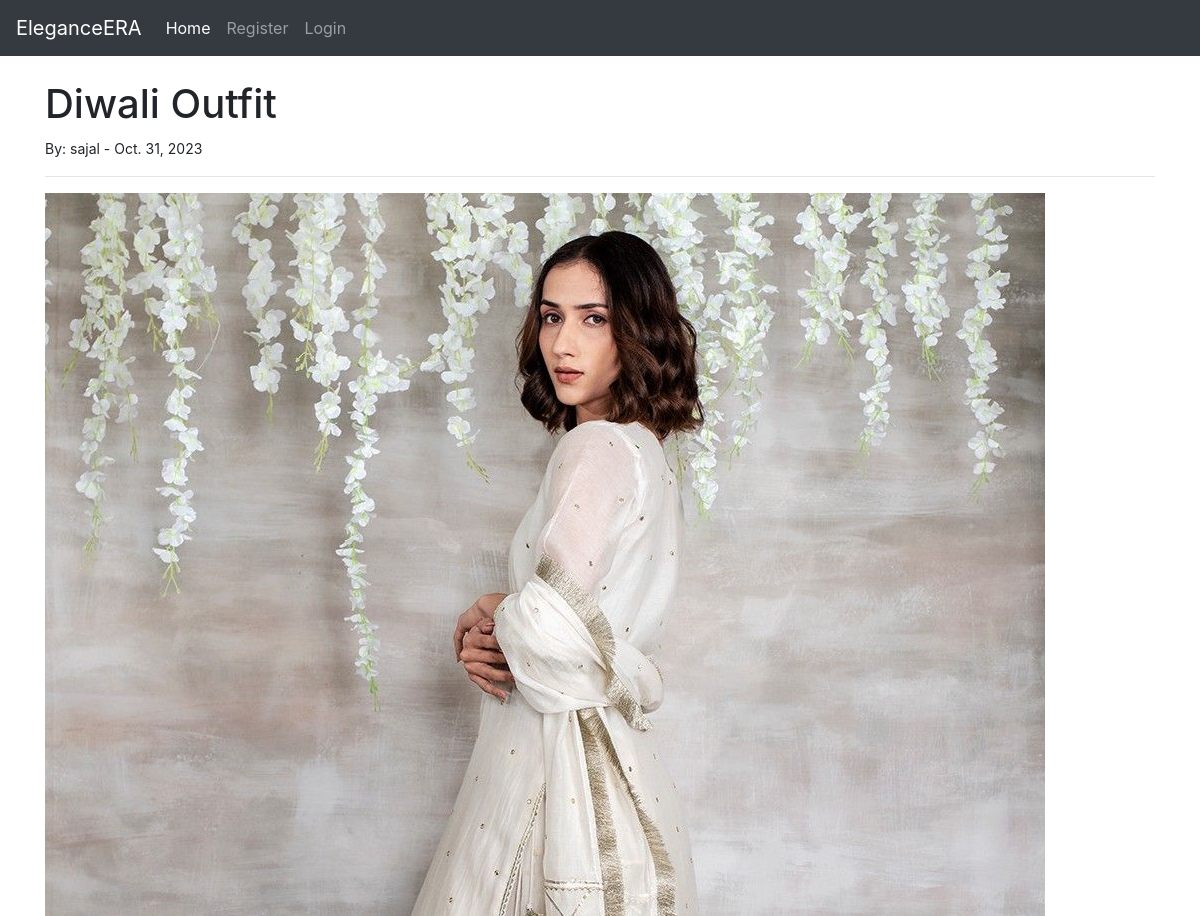
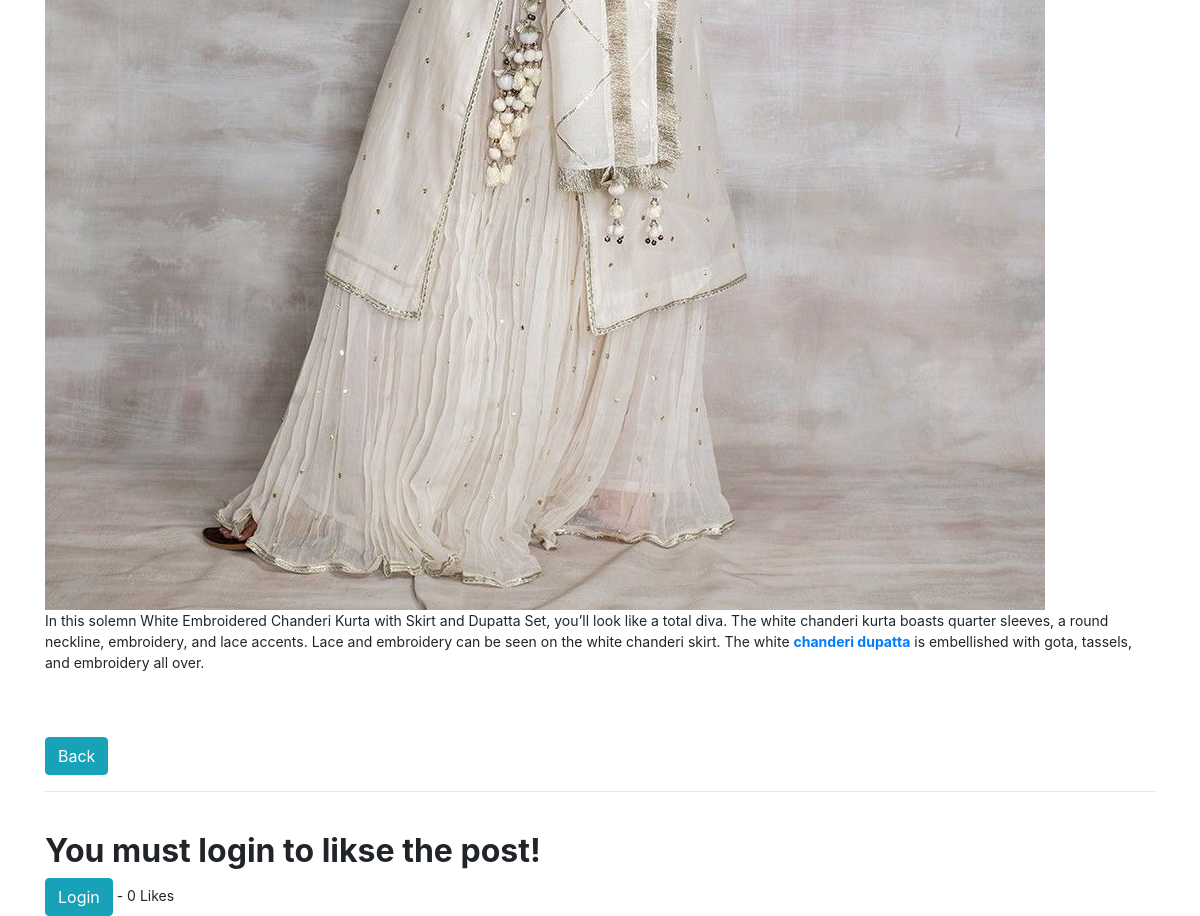
The app's page /article/9 with its own data (2 pictures, top to bottom).
### FashionBlog/models.py (models this page shows, shortened)
class Post(models.Model):
    title = models.CharField(max_length=255)
    header_image = models.ImageField(null=True, blank=True, upload_to="images/")
    title_tag = models.CharField(max_length=255)
    author = models.ForeignKey(User, on_delete=models.CASCADE)
    body = RichTextField(blank=True, null=True)
    snippet = models.CharField(max_length=255, default='this is a fashion blog')
    post_date = models.DateField(auto_now_add=True)
    likes = models.ManyToManyField(User, related_name='blog_posts')
    def total_likes(self):
       return self.likes.count()

### FashionBlog/views.py (the view)
# urls.py: path('article/<int:pk>', articledetailView.as_view(), name = "article_detail" ),
class articledetailView(DetailView):
    model = Post
    template_name = 'article_detail.html'
    def get_context_data(self, *args, **kwargs):
        cat_menu = Category.objects.all()
        context = super(articledetailView, self).get_context_data(*args, **kwargs)
        stuff = get_object_or_404(Post, id=self.kwargs['pk'])
        total_likes = stuff.total_likes()
        liked = False
        if stuff.likes.filter(id=self.request.user.id).exists():
           liked = True
        context["cat_menu"] = cat_menu
        context["total_likes"] = total_likes
        context["liked"] = liked
        return context

### FashionBlog/templates/article_detail.html (shortened to what this page needs)
{% extends 'base.html' %}
{% load static %}
{% block content %}
<h1>{{ post.title }}</h1>
<small> By:
    {{ post.author }} - {{ post.post_date }}
<hr>
{% if post.header_image %}
    <img src="{{ post.header_image.url }}"> <br>
{% endif %}
{{ post.body|safe }}
<br>
<br>
<a href="{% url 'home' %}" class="btn btn-info">Back</a>
<hr>
<br>
<form action="{% url 'like_post' post.pk %}" method="POST">
    {% if user.is_authenticated %}
        {% if liked %}
            <button type="submit", name="post_id", value="{{ post.id }}", class="btn btn-danger btn-sm">Unlike</button>
        {% else %}
            <button type="submit", name="post_id", value="{{ post.id }}", class="btn btn-primary btn-sm">like</button>
        {% endif %}
    {% else %}
        <h2><strong>You must login to likse the post!</strong></h2><a class="btn btn-info" href="{% url 'login'  %}">Login</a>
    {% endif %}
    - {{ total_likes }} Likes
</form>
{% endblock %}

### records on screen
Post: title "Diwali Outfit", author "sajal", post_date "Oct. 31, 2023", header_image (picture), body "In this solemn White Embroidered Chanderi Kurta with Skirt and Dupatta Set, you’ll look like a total diva. The white chanderi kurta boasts quarter sleeves, a round neckline, embroidery, and lace accents. Lace and embroidery can be seen on the white chanderi skirt. The white chanderi dupatta is embellished with gota, tassels, and embroidery all over."

### other values on screen
{{ total_likes }} "0"
